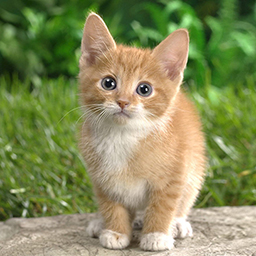
#> input picture doc/test/old/vta/images/cat.jpg, 256 x 256 px
$ jupyter execute rgb2yuv.ipynb
#> lines starting #> are read from the running program, lines starting #| are printed output that depends on the picture
# RGB 转 YUV

参考：[imgproc_color_conversions](https://docs.opencv.org/4.10.0/de/d25/imgproc_color_conversions.html)

## RGB 与 YUV 之间的转换采用子采样技术

从 RGB 色彩空间转换为 YUV 色彩空间过程中，图像的每个像素的颜色信息被分解为亮度（Y）和色度（U、V）两个分量。

首先，它指出只支持 8 位值，这意味着每个颜色通道的值范围是 $0$ 到 $255$。然后，它提到了 BT.601 标准，这是一种用于定义数字视频格式的标准，其中包括了 YUV 颜色空间的定义。在这个标准中，$Y$ 的范围是 $[16, 235]$，$U$ 和 $V$ 的范围是 $[16, 240]$，并且这些值的中心点都在 $128$。

接下来，它描述了两种子采样方案：4:2:0 （YUV420P/YUV420SP，(Fourcc codes NV12, NV21, YV12, I420 and synonimic) ）和 4:2:2（(Fourcc codes UYVY, YUY2, YVYU and synonimic)）。

在两种子采样方案中，每个像素都写入 Y 值，因此 Y 平面实际上是源图像缩放和偏移的灰度版本。

在 4:2:0 方案中，U 和 V 值是在 2x2 的方块上取平均的，也就是说每四个像素只保存一个 U 值和一个 V 值。U 和 V 值交错保存在一个单独的平面（NV12, NV21）或者两个分开的半平面（YV12, I420）中。

在 4:2:2 方案中，U 和 V 值是每两个像素水平平均的，即每两个像素只保存一个 U 值和一个 V 值。根据其 Fourcc 代码，U 和 V 值与两个像素的 Y 值交错保存。

不同的转换可能会使用不同的精度来进行计算，这主要是为了提高速度或保持兼容性。例如，RGB 到 YUV 4:2:2 的转换使用了 14 位定点算术，而其他转换则使用了 20 位。请注意，为了速度或兼容性的目的，不同的转换采用不同的精度执行。例如，RGB 到 YUV 4:2:2 的转换使用 14 位定点运算进行，而其他转换则使用 20 位。

$$
\begin{align}
&R \leftarrow 1.164 \cdot (Y - 16) + 1.596 \cdot (V - 128) \\
&G \leftarrow 1.164 \cdot (Y - 16) - 0.813 \cdot (V - 128) - 0.391 \cdot (U - 128)\\
&B \leftarrow 1.164 \cdot (Y - 16) + 2.018 \cdot (U - 128)
\end{align}
$$

$$
\begin{align}
&Y \leftarrow (R \cdot 0.299 + G \cdot 0.587 + B \cdot 0.114) \cdot \frac{236 - 16}{256} + 16 \\
&U \leftarrow -0.148 \cdot R_{avg} - 0.291 \cdot G_{avg} + 0.439 \cdot B_{avg} + 128 \\
&V \leftarrow  0.439 \cdot R_{avg} - 0.368 \cdot G_{avg} - 0.071 \cdot B_{avg} + 128
\end{align}
$$

参考：[Color conversion: RGB => NV12 / NV21](https://github.com/opencv/opencv/issues/22514)

```{tip}
**cv2.COLOR_RGB2YUV_I420 是用于将 RGB 图像转换为 YUV420P 格式的颜色空间转换代码**。

在 OpenCV 中，`cv2.COLOR_RGB2YUV_I420` 是一个常量，它指示函数如 `cvtColor` 应该如何将 RGB 图像转换为 YUV 格式。具体来说，`I420` 是一种 YUV 格式，其中 Y、U 和 V 分量是分开存储的，且 U 和 V 分量相对于 Y 分量下采样（即每个 2x2 的 Y 块只有一个 U 和 V 样本）。这种格式也被称为 YUV420P。

YUV420P 是一种计划式（planar）YUV 格式，其中 Y、U、V 三个分量分别存储在不同的连续内存区域。"420" 表示 U 和 V 分量的采样率相对于 Y 分量降低了一半，即每个 U 和 V 样本对应于 4 个 Y 样本（2x2 方块），这就是所谓的 4:2:0 的采样模式。

总结联系与区别：

1. **联系**：
   - `cv2.COLOR_RGB2YUV_I420` 用于将 RGB 图像转换为 YUV420P 格式。
   - 都遵循 4:2:0 的色度采样模式，即 U 和 V 分量相对于 Y 分量下采样。

2. **区别**：
   - `cv2.COLOR_RGB2YUV_I420` 是一个转换代码，用于 OpenCV 中的 `cvtColor` 函数，而 YUV420P 是转换的结果格式。
   - YUV420P 指的是一种具体的数据存储格式，而 `cv2.COLOR_RGB2YUV_I420` 是实现这种格式转换的方法之一。

在视频处理和传输领域，YUV420P 格式非常常见，因为它能够在保持较高图像质量的同时减少数据量。使用 `cv2.COLOR_RGB2YUV_I420` 转换代码是实现 RGB 到 YUV420P 转换的一种简便方法。
```

[cell 1]
from PIL import Image
import numpy as np
import cv2

def bgr2nv12(bgr: np.ndarray) -> np.ndarray:
    yuv = cv2.cvtColor(bgr, cv2.COLOR_BGR2YUV_I420) # YUV420P
    uv_row_cnt = yuv.shape[0] // 3
    uv_plane = np.transpose(yuv[uv_row_cnt * 2:].reshape(2, -1), [1, 0])
    yuv[uv_row_cnt * 2:] = uv_plane.reshape(uv_row_cnt, -1)
    return yuv

def bgr2nv21(bgr:np.ndarray) -> np.ndarray:
    yuv = cv2.cvtColor(bgr, cv2.COLOR_BGR2YUV_YV12)
    uv_row_cnt = yuv.shape[0] // 3
    uv_plane = np.transpose(yuv[uv_row_cnt * 2:].reshape(2, -1), [1, 0])
    yuv[uv_row_cnt * 2:] = uv_plane.reshape(uv_row_cnt, -1)
    return yuv

[cell 2]
path = "../vta/images/cat.jpg"
bgr = cv2.imread(path)
#> bgr is the input picture: shape (256, 256, 3); mean B, G, R 92.1, 140.9, 134.7
yuv_image = bgr2nv12(bgr)
#> in bgr2nv12, `yuv = cv2.cvtColor(bgr, cv2.COLOR_BGR2YUV_I420)`:
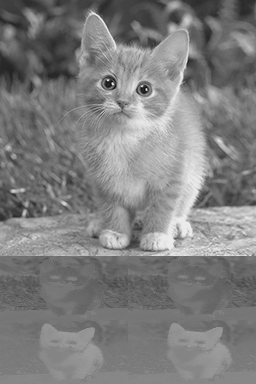
#> yuv: shape (384, 256); min 16, max 235, mean 126.5
#> in bgr2nv12, `uv_plane = np.transpose(yuv[uv_row_cnt * 2:].reshape(2, -1), [1, 0])`: uv_plane = 16384 pairs, first value 67 to 137, second value 97 to 159
bgr.shape, yuv_image.shape,
#> Out = ((256, 256, 3), (384, 256))

[cell 3]
Image.fromarray(yuv_image)

[cell 4]
yuv_nv12 = cv2.cvtColor(bgr2nv12(bgr), cv2.COLOR_YUV420SP2RGB)
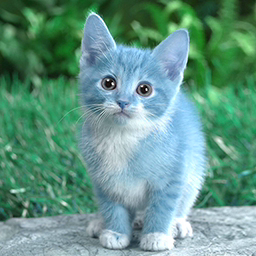
#> yuv_nv12: shape (256, 256, 3); mean R, G, B 100.7, 149.9, 134.7
yuv_nv21 =cv2.cvtColor(bgr2nv21(bgr), cv2.COLOR_YUV420SP2BGR)
#> in bgr2nv21, `yuv = cv2.cvtColor(bgr, cv2.COLOR_BGR2YUV_YV12)`:
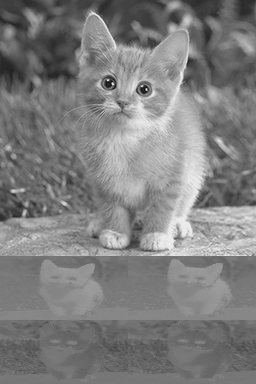
#> yuv: shape (384, 256); min 16, max 235, mean 126.5
#> in bgr2nv21, `uv_plane = np.transpose(yuv[uv_row_cnt * 2:].reshape(2, -1), [1, 0])`: uv_plane = 16384 pairs, first value 97 to 159, second value 67 to 137
Image.fromarray(np.concatenate([bgr, yuv_nv12, yuv_nv21], axis=1))
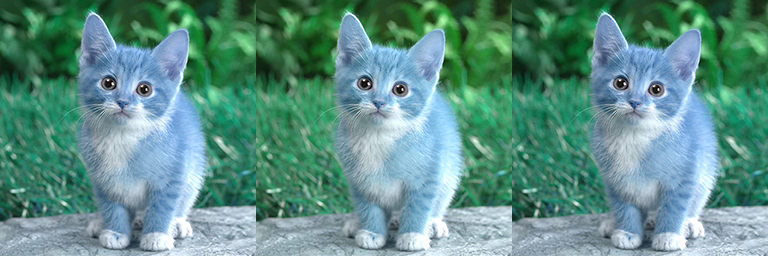
#> Out: PIL image 768x256 RGB; mean R, G, B 94.9, 143.9, 134.7

[cell 5]
from PIL import Image
import numpy as np
import cv2

def rgb2nv12(rgb: np.ndarray) -> np.ndarray:
    yuv = cv2.cvtColor(rgb, cv2.COLOR_RGB2YUV_I420) # YUV420P 交错 UV
    uv_row_cnt = yuv.shape[0] // 3
    uv_plane = np.transpose(yuv[uv_row_cnt * 2:].reshape(2, -1), [1, 0]) # 交错 UV
    yuv[uv_row_cnt * 2:] = uv_plane.reshape(uv_row_cnt, -1)
    return yuv

def rgb2nv21(rgb:np.ndarray) -> np.ndarray:
    yuv = cv2.cvtColor(rgb, cv2.COLOR_RGB2YUV_YV12) # YUV420P 交错 VU
    uv_row_cnt = yuv.shape[0] // 3
    uv_plane = np.transpose(yuv[uv_row_cnt * 2:].reshape(2, -1), [1, 0]) # 交错 VU
    yuv[uv_row_cnt * 2:] = uv_plane.reshape(uv_row_cnt, -1)
    return yuv

[cell 6]
path = "../vta/images/cat.jpg"
rgb = np.array(Image.open(path).resize((112, 112)))
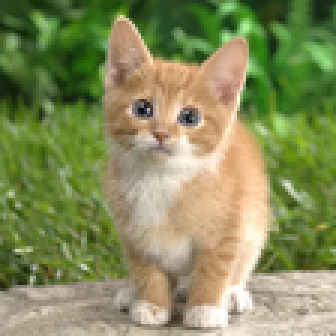
#> rgb: shape (112, 112, 3) (shown 3 times larger); mean R, G, B 134.7, 140.9, 92
yuv_image = rgb2nv12(rgb)
#> in rgb2nv12, `uv_plane = np.transpose(yuv[uv_row_cnt * 2:].reshape(2, -1), [1, 0])`: uv_plane = 3136 pairs, first value 73 to 134, second value 100 to 156
#> in rgb2nv12, `yuv[uv_row_cnt * 2:] = uv_plane.reshape(uv_row_cnt, -1)`:
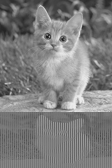
#> yuv: shape (168, 112); min 23, max 235, mean 126.5
rgb.shape, yuv_image.shape,
#> Out = ((112, 112, 3), (168, 112))

[cell 7]
Image.fromarray(yuv_image)

[cell 8]
yuv_nv12 = cv2.cvtColor(rgb2nv12(rgb), cv2.COLOR_YUV420SP2BGR)
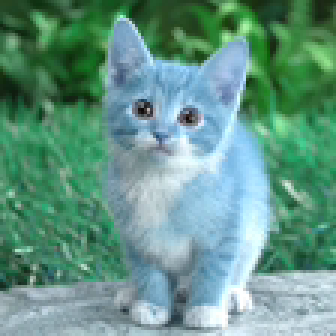
#> yuv_nv12: shape (112, 112, 3) (shown 3 times larger); mean B, G, R 134.7, 149.9, 100.7
yuv_nv21 =cv2.cvtColor(rgb2nv21(rgb), cv2.COLOR_YUV420SP2RGB)
#> in rgb2nv21, `uv_plane = np.transpose(yuv[uv_row_cnt * 2:].reshape(2, -1), [1, 0])`: uv_plane = 3136 pairs, first value 100 to 156, second value 73 to 134
#> in rgb2nv21, `yuv[uv_row_cnt * 2:] = uv_plane.reshape(uv_row_cnt, -1)`:
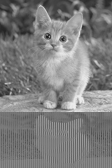
#> yuv: shape (168, 112); min 23, max 235, mean 126.5
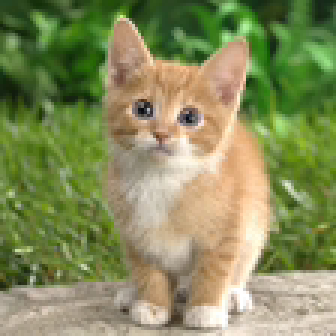
#> yuv_nv21: shape (112, 112, 3) (shown 3 times larger); mean R, G, B 134.5, 141, 92
Image.fromarray(np.concatenate([rgb, yuv_nv12, yuv_nv21], axis=1))
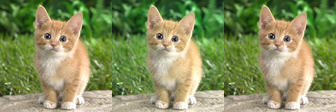
#> Out: PIL image 336x112 RGB; mean R, G, B 134.6, 143.9, 94.9
